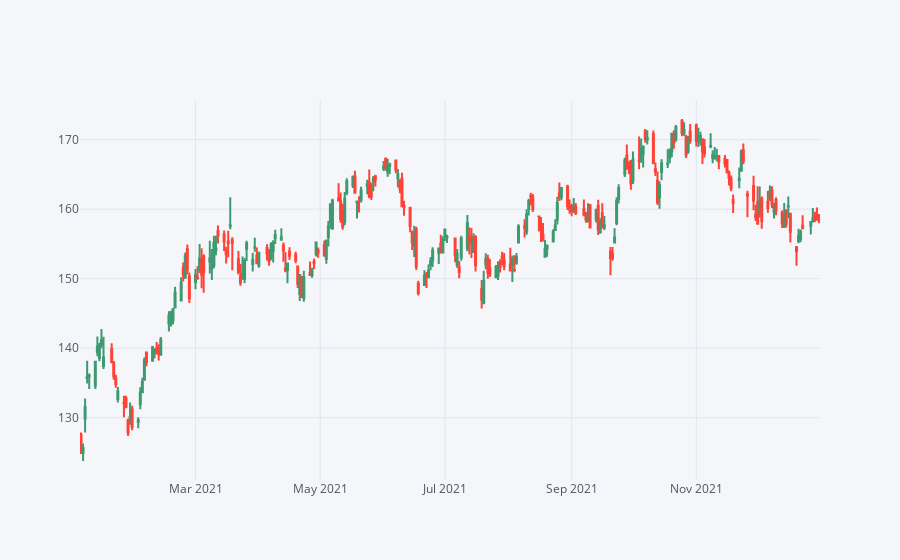

The notebook cell this image was saved under:
### Code cell
JPM[['Open', 'High', 'Low', 'Close']]['2021-01-01':'2022-01-01'].iplot(kind='candle')

### Figure 1 — Plotly figure (JSON) as saved in the notebook; plotly's stock layout.template omitted (floating-point values rounded to 4 significant figures; data arrays with more than 128 entries replaced by an {"elided": "..."} marker saying what was removed)
{"data": [{"close": {"elided": "252 float values"}, "high": {"elided": "252 float values"}, "low": {"elided": "252 float values"}, "open": {"elided": "252 float values"}, "showlegend": false, "type": "candlestick", "x": {"elided": "252 str values"}, "yaxis": "y2"}], "layout": {"legend": {"bgcolor": "#F5F6F9", "font": {"color": "#4D5663"}}, "paper_bgcolor": "#F5F6F9", "plot_bgcolor": "#F5F6F9", "title": {"font": {"color": "#4D5663"}}, "xaxis": {"gridcolor": "#E1E5ED", "rangeslider": {"visible": false}, "showgrid": true, "tickfont": {"color": "#4D5663"}, "title": {"font": {"color": "#4D5663"}, "text": ""}, "zerolinecolor": "#E1E5ED"}, "yaxis": {"gridcolor": "#E1E5ED", "showgrid": true, "showticklabels": false, "tickfont": {"color": "#4D5663"}, "title": {"font": {"color": "#4D5663"}, "text": ""}, "zerolinecolor": "#E1E5ED"}, "yaxis2": {"gridcolor": "#E1E5ED", "showgrid": true, "tickfont": {"color": "#4D5663"}, "title": {"font": {"color": "#4D5663"}, "text": ""}, "zerolinecolor": "#E1E5ED"}}}
